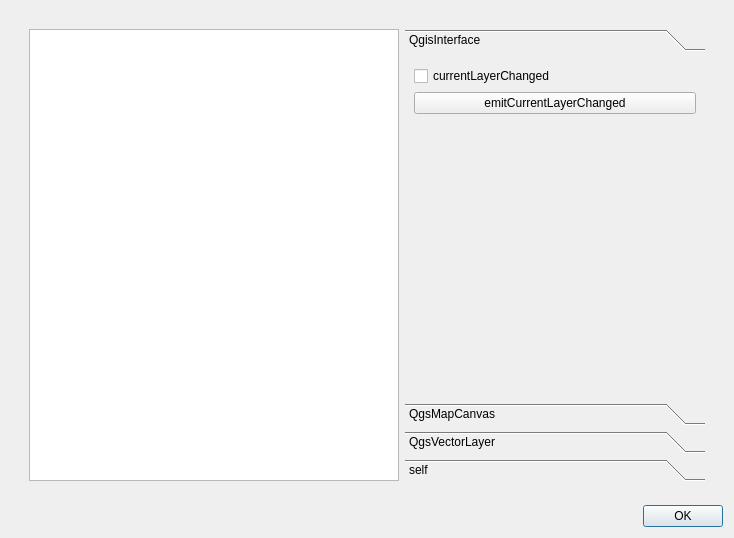
<?xml version="1.0" encoding="UTF-8"?>
<ui version="4.0">
 <class>foss4g2011_example3_solution</class>
 <widget class="QDialog" name="foss4g2011_example3_solution">
  <property name="geometry">
   <rect>
    <x>0</x>
    <y>0</y>
    <width>734</width>
    <height>538</height>
   </rect>
  </property>
  <property name="windowTitle">
   <string>foss4g2011_example3_solution</string>
  </property>
  <layout class="QGridLayout" name="gridLayout">
   <item row="0" column="0">
    <layout class="QVBoxLayout" name="mainWindowVerticalLayout">
     <item>
      <layout class="QVBoxLayout" name="verticalLayout_4">
       <item>
        <widget class="QWidget" name="widget" native="true">
         <layout class="QGridLayout" name="gridLayout_2">
          <item row="0" column="0">
           <widget class="QWidget" name="widget_2" native="true">
            <layout class="QHBoxLayout" name="horizontalLayout_4">
             <item>
              <widget class="QTextEdit" name="outputTextEdit"/>
             </item>
             <item>
              <widget class="QToolBox" name="toolBox">
               <property name="maximumSize">
                <size>
                 <width>300</width>
                 <height>16777215</height>
                </size>
               </property>
               <property name="currentIndex">
                <number>0</number>
               </property>
               <widget class="QWidget" name="page">
                <property name="geometry">
                 <rect>
                  <x>0</x>
                  <y>0</y>
                  <width>300</width>
                  <height>323</height>
                 </rect>
                </property>
                <attribute name="label">
                 <string>QgisInterface </string>
                </attribute>
                <layout class="QGridLayout" name="gridLayout_3">
                 <item row="0" column="0">
                  <layout class="QVBoxLayout" name="verticalLayout">
                   <item>
                    <widget class="QCheckBox" name="currentLayerChangedCheckBox">
                     <property name="text">
                      <string>currentLayerChanged</string>
                     </property>
                    </widget>
                   </item>
                   <item>
                    <widget class="QPushButton" name="emitCurrentLayerChangedBtn">
                     <property name="text">
                      <string>emitCurrentLayerChanged</string>
                     </property>
                    </widget>
                   </item>
                   <item>
                    <spacer name="verticalSpacer">
                     <property name="orientation">
                      <enum>Qt::Vertical</enum>
                     </property>
                     <property name="sizeHint" stdset="0">
                      <size>
                       <width>20</width>
                       <height>40</height>
                      </size>
                     </property>
                    </spacer>
                   </item>
                  </layout>
                 </item>
                </layout>
               </widget>
               <widget class="QWidget" name="page_2">
                <property name="geometry">
                 <rect>
                  <x>0</x>
                  <y>0</y>
                  <width>168</width>
                  <height>109</height>
                 </rect>
                </property>
                <attribute name="label">
                 <string>QgsMapCanvas</string>
                </attribute>
                <layout class="QGridLayout" name="gridLayout_4">
                 <item row="0" column="0">
                  <layout class="QVBoxLayout" name="verticalLayout_2">
                   <item>
                    <widget class="QCheckBox" name="xyCoordinatesCheckBox">
                     <property name="text">
                      <string>xyCoordinates</string>
                     </property>
                    </widget>
                   </item>
                   <item>
                    <widget class="QPushButton" name="emitXYCoordinates">
                     <property name="text">
                      <string>emitXyCoordinates</string>
                     </property>
                    </widget>
                   </item>
                   <item>
                    <widget class="QCheckBox" name="mapToolSetCheckBox">
                     <property name="text">
                      <string>mapToolSet</string>
                     </property>
                    </widget>
                   </item>
                   <item>
                    <spacer name="verticalSpacer_2">
                     <property name="orientation">
                      <enum>Qt::Vertical</enum>
                     </property>
                     <property name="sizeHint" stdset="0">
                      <size>
                       <width>20</width>
                       <height>40</height>
                      </size>
                     </property>
                    </spacer>
                   </item>
                  </layout>
                 </item>
                </layout>
               </widget>
               <widget class="QWidget" name="page_3">
                <property name="geometry">
                 <rect>
                  <x>0</x>
                  <y>0</y>
                  <width>98</width>
                  <height>28</height>
                 </rect>
                </property>
                <attribute name="label">
                 <string>QgsVectorLayer</string>
                </attribute>
                <widget class="QWidget" name="verticalLayoutWidget">
                 <property name="geometry">
                  <rect>
                   <x>10</x>
                   <y>10</y>
                   <width>271</width>
                   <height>481</height>
                  </rect>
                 </property>
                 <layout class="QVBoxLayout" name="verticalLayout_3">
                  <item>
                   <widget class="QCheckBox" name="editingStartedCheckBox">
                    <property name="text">
                     <string>editingStarted</string>
                    </property>
                   </widget>
                  </item>
                  <item>
                   <widget class="QPushButton" name="emitStartedEditingBtn">
                    <property name="text">
                     <string>emitStartedEditing</string>
                    </property>
                   </widget>
                  </item>
                  <item>
                   <widget class="QCheckBox" name="editingStoppedCheckBox">
                    <property name="text">
                     <string>editingStopped</string>
                    </property>
                   </widget>
                  </item>
                  <item>
                   <widget class="QPushButton" name="emitStoppedEditingBtn">
                    <property name="text">
                     <string>emitStoppedEditing</string>
                    </property>
                   </widget>
                  </item>
                  <item>
                   <spacer name="verticalSpacer_3">
                    <property name="orientation">
                     <enum>Qt::Vertical</enum>
                    </property>
                    <property name="sizeHint" stdset="0">
                     <size>
                      <width>20</width>
                      <height>40</height>
                     </size>
                    </property>
                   </spacer>
                  </item>
                 </layout>
                </widget>
               </widget>
               <widget class="QWidget" name="page_4">
                <property name="geometry">
                 <rect>
                  <x>0</x>
                  <y>0</y>
                  <width>300</width>
                  <height>323</height>
                 </rect>
                </property>
                <attribute name="label">
                 <string>self</string>
                </attribute>
                <widget class="QWidget" name="verticalLayoutWidget_2">
                 <property name="geometry">
                  <rect>
                   <x>10</x>
                   <y>10</y>
                   <width>281</width>
                   <height>461</height>
                  </rect>
                 </property>
                 <layout class="QVBoxLayout" name="verticalLayout_5">
                  <item>
                   <widget class="QCheckBox" name="feedbackStatusCheckBox">
                    <property name="text">
                     <string>feedbackStatus</string>
                    </property>
                   </widget>
                  </item>
                  <item>
                   <widget class="QPushButton" name="emitFeedbackStatusBtn">
                    <property name="text">
                     <string>emitFeedbackStatus</string>
                    </property>
                   </widget>
                  </item>
                  <item>
                   <spacer name="verticalSpacer_4">
                    <property name="orientation">
                     <enum>Qt::Vertical</enum>
                    </property>
                    <property name="sizeHint" stdset="0">
                     <size>
                      <width>20</width>
                      <height>40</height>
                     </size>
                    </property>
                   </spacer>
                  </item>
                 </layout>
                </widget>
               </widget>
              </widget>
             </item>
            </layout>
           </widget>
          </item>
         </layout>
        </widget>
       </item>
      </layout>
     </item>
     <item>
      <widget class="QDialogButtonBox" name="okButtonBox">
       <property name="orientation">
        <enum>Qt::Horizontal</enum>
       </property>
       <property name="standardButtons">
        <set>QDialogButtonBox::Ok</set>
       </property>
      </widget>
     </item>
    </layout>
   </item>
  </layout>
 </widget>
 <resources/>
 <connections>
  <connection>
   <sender>okButtonBox</sender>
   <signal>accepted()</signal>
   <receiver>foss4g2011_example3_solution</receiver>
   <slot>accept()</slot>
   <hints>
    <hint type="sourcelabel">
     <x>248</x>
     <y>254</y>
    </hint>
    <hint type="destinationlabel">
     <x>157</x>
     <y>274</y>
    </hint>
   </hints>
  </connection>
  <connection>
   <sender>okButtonBox</sender>
   <signal>rejected()</signal>
   <receiver>foss4g2011_example3_solution</receiver>
   <slot>reject()</slot>
   <hints>
    <hint type="sourcelabel">
     <x>316</x>
     <y>260</y>
    </hint>
    <hint type="destinationlabel">
     <x>286</x>
     <y>274</y>
    </hint>
   </hints>
  </connection>
 </connections>
</ui>
